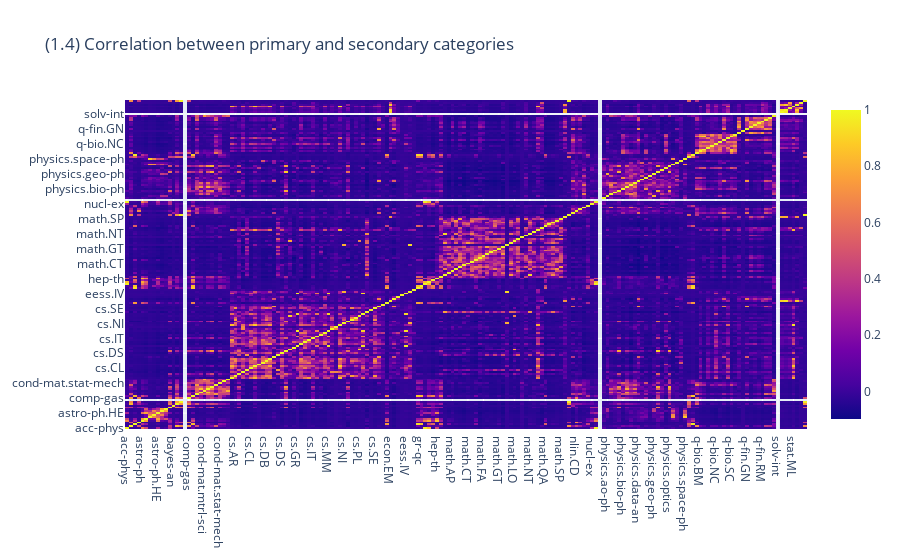

The notebook cell this image was saved under:
### Code cell
import numpy as np

unique_categories_na = unique_categories + ['']
# Create a numpy array to store the correlation values
categories_corr = np.zeros((len(unique_categories_na), len(unique_categories_na)))

# Iterate over the categories_listed and update the correlation matrix
for i in tqdm(range(len(categories_listed))):
    primary = categories_primary_listed[i]
    primary_index = unique_categories_na.index(primary)
    secondary = categories_secondary_anylisted_na[i]
    secondary_index = unique_categories_na.index(secondary)
    categories_corr[primary_index, secondary_index] += 1

# Calculate the correlation matrix
categories_corr = np.corrcoef(categories_corr.T)
categories_corr
fig = go.Figure(data=go.Heatmap(z=categories_corr, x=unique_categories, y=unique_categories))
fig.update_layout(title_text='(1.4) Correlation between primary and secondary categories')
fig.show()

### Figure 1 — Plotly figure (JSON) as saved in the notebook; plotly's stock layout.template omitted (floating-point values rounded to 4 significant figures; data arrays with more than 128 entries replaced by an {"elided": "..."} marker saying what was removed)
{"data": [{"type": "heatmap", "x": {"elided": "176 str values"}, "y": {"elided": "176 str values"}, "z": {"elided": "177x177 float values"}}], "layout": {"title": {"text": "(1.4) Correlation between primary and secondary categories"}}}
